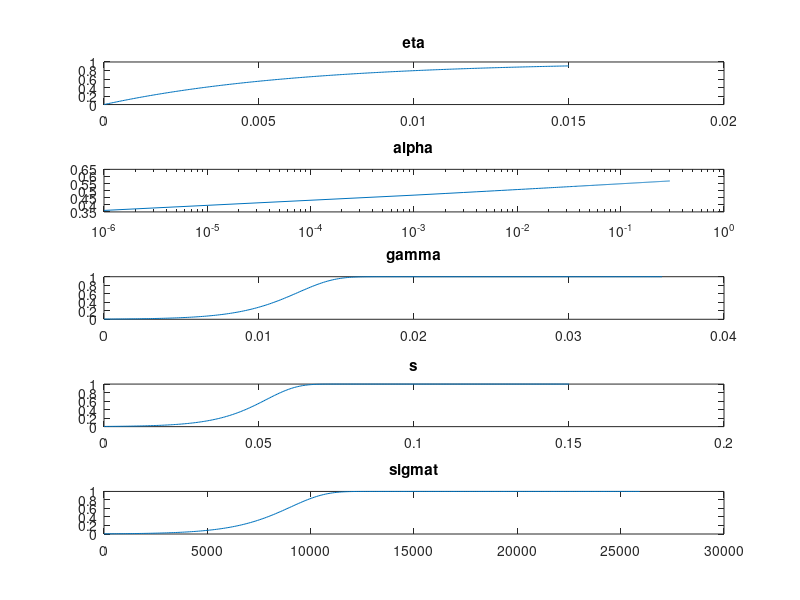

The MATLAB source for this figure:
H =  @(t, sigmat,eta,alpha,gamma, s) (1-exp(-eta*(alpha*exp(gamma*sigmat)*t)^s));
% based on the "Monte Carlo Simulation of the time dependent failure of
% bundles of parallel fibers.pdf"
eta = 0.005; alpha = 0.1; gamma=0.012; s=0.05; t = 1; sigmat = 12*30*24; 
if(true)
figure(1);
    etas = 0:eta/100:eta*3;
    res = nan(size(etas));
    for i = 1:length(etas)
        teta = etas(i);
        res(i) = H(t,sigmat,teta,alpha,gamma, s);
    end
    subplot(5,1,1); plot(etas,res); title('eta')

    alphas = 0.000001:alpha/100:alpha*3;
    res = nan(size(alphas));
    for i = 1:length(alphas)
        talpha = alphas(i);
        res(i) = H(t,sigmat,eta,talpha,gamma, s);
    end
    subplot(5,1,2); semilogx(alphas,res); title('alpha')

    gammas = 0:gamma/100:gamma*3;
    res = nan(size(gammas));
    for i = 1:length(gammas)
        tgamma = gammas(i);
        res(i) = H(t,sigmat,eta,alpha,tgamma, s);
    end
    subplot(5,1,3); plot(gammas,res); title('gamma')

    ss = 0:s/100:s*3;
    res = nan(size(ss));
    for i = 1:length(ss)
        ts = ss(i);
        res(i) = H(t,sigmat,eta,alpha,gamma, ts);
    end
    subplot(5,1,4); plot(ss,res); title('s')

    sigmats = 0:sigmat/100:sigmat*3;
    res = nan(size(sigmats));
    for i = 1:length(sigmats)
        tsigmat = sigmats(i);
        res(i) = H(t,tsigmat,eta,alpha,gamma, s);
    end
    subplot(5,1,5); plot(sigmats,res); title('sigmat')
end

if(false)
    nepocs = 100;
    res = nan(nepocs,length(ts));
    for epoc = 1:nepocs
        sigma_t = 0;
        ts = 1:500;
        for i = ts
            pl = 15*rand;
            rating = 3;
%             sigma_t = sigma_t+pl/rating;
            sigma_t = sigma_t+t;
            res(epoc,i) = rand < H(1, sigma_t, eta, alpha, gamma, s);
        end
    end
    figure(2);
    m = mean(res)';
    s = std(res)';
    plot(ts,nepocs*[m,min(m+s,1),max(m-s,0)])
end